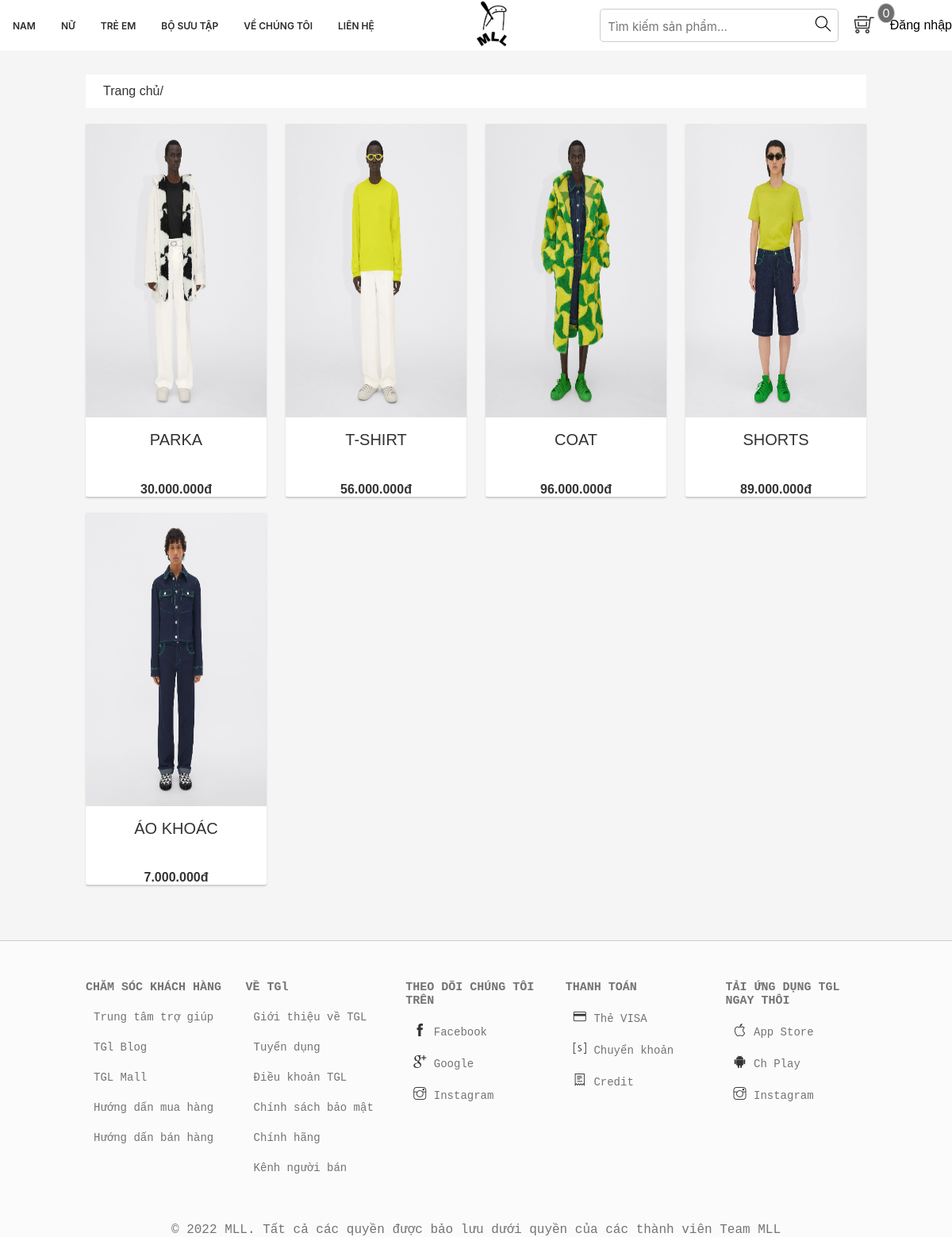
Page /listProduct.php?idBrand=30&type=0 on the earlier database version.
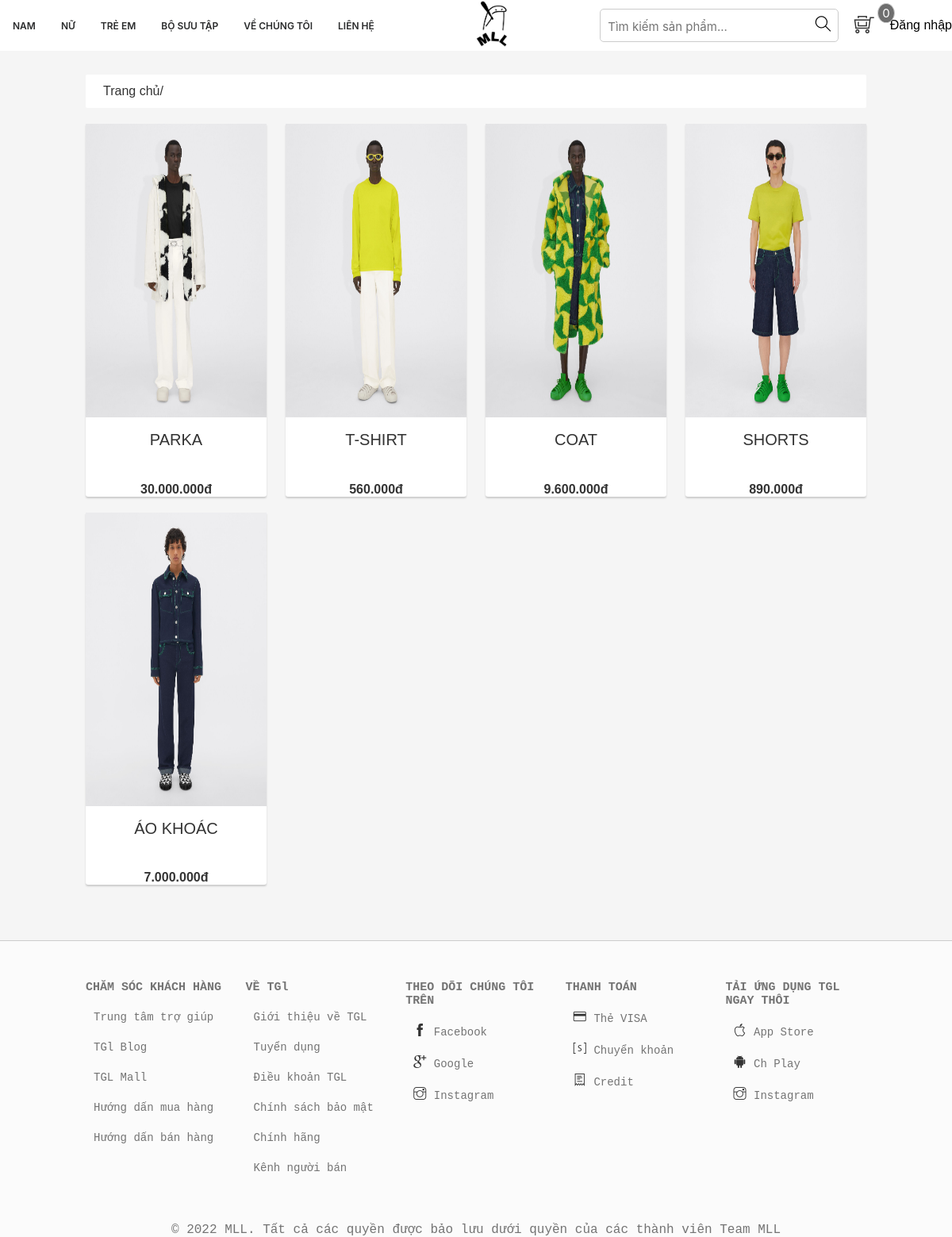
Same page on the later database version.
### tables this page shows
CREATE TABLE `tbl_product` (
  `productId` int(100) NOT NULL,
  `productName` tinytext NOT NULL,
  `catId` int(110) NOT NULL,
  `brandId` int(110) NOT NULL,
  `product_desc` text NOT NULL,
  `type` int(11) NOT NULL,
  `price` bigint(255) NOT NULL,
  `image` varchar(255) NOT NULL,
  `typeProductId` int(100) NOT NULL,
  `quantity` bigint(20) NOT NULL
);

### classses/product.php (called while the page is built, shortened)
<?php
$filepath = realpath(dirname(__FILE__));
include_once($filepath . '/../lib/database.php');
?>
<?php
class product
{
    private $db;
    public function __construct()
    {
        $this->db = new Database();
    }
    public function getproductbyBrandId($id,$type)
    {
        $sp_tungtrang = 8;
        if(!isset($_GET['trang'])){
            $trang = 1;
        }else{
            $trang = $_GET['trang'];
        }
        $product_start = ($trang-1)*$sp_tungtrang;
        $query = "SELECT pd.* , br.brandName
        FROM tbl_product AS pd INNER JOIN tbl_brand AS br ON pd.brandId=br.brandId
        WHERE pd.brandId  = '$id' AND pd.type = '$type'  LIMIT $product_start,$sp_tungtrang";
        $result = $this->db->select($query);
        return $result;
    }
}
?>

### lib/database.php (called while the page is built, shortened)
<?php
    Class Database{
        public $host   = DB_HOST;
        public $user   = DB_USER;
        public $pass   = DB_PASS;
        public $dbname = DB_NAME;
        public $link;
        private function connectDB(){
        $this->link = new mysqli($this->host, $this->user, $this->pass,
            $this->dbname);
        }
        public function select($query){
            $result = $this->link->query($query) or
            die($this->link->error.__LINE__);
            if($result->num_rows > 0){
                return $result;
            } else {
                return false;
            }
        }
}

### inc/handle.php (called while the page is built, shortened)
<?php
    include_once 'lib/database.php';
	$product = new product();
?>

### listProduct.php (the view, shortened to what this page needs)
<?php include './inc/handle.php' ?>
<!DOCTYPE html>
<html lang="en">
<head>
    <link rel="stylesheet" href="https://pro.fontawesome.com/releases/v5.10.0/css/all.css" />
    <link rel="stylesheet" type="text/css" href="assets/css/main.css">
    <link rel="stylesheet" type="text/css" href="assets/css/listProduct.css">
    <link rel="stylesheet" type="text/css" href="assets/css/grid.css">
    <link rel="stylesheet" href="assets/font/themify-icons/themify-icons.css">
</head>
<body>
    <section class="app">
        <?php include 'inc/header.php' ?>
        <?php
        if (isset($_GET['type'])) {
            $type = $_GET['type'];
        }
        if (isset($_GET['idBrand'])) {
            $getProduct = $product->getproductbyBrandId($_GET['idBrand'],$type);
        }
        ?>
        <div class="app_search">
            <div class="pc">
                <div class="grid wide" style="max-width: 1300px ;">
                    <div class="row">
                        <div class="col l-12">
                            <div class="home-filter">
                                <div class="home-filter__page">
                                    <div class="sm-gutter app__header">
                                        <span class="title-direct"><a href="index.php">Trang chủ/</a></span>
                                    </div>
                                </div>
                            </div>
                            <div class="home-suggestion">
                                <div class="row">
                                    <?php
                                    if ($getProduct) {
                                        while ($result = $getProduct->fetch_assoc()) {
                                    ?>
                                            <div class="col l-3">
                                                <a style="text-decoration: none;shape-rendering: #333;color: #333;" href="chitietsanpham.php?productId=<?php echo $result['productId'] ?>&&brandId=<?php echo $result['brandId']?>&&type=<?php echo $result['type']?>">
                                                    <div class="home-product-item">
                                                        <img src="./admin/upload/<?php echo $result['image'] ?>" alt="" class="home-product-item_img">
                                                        <span class="home-product-item_name"><?php echo $result['productName'] ?></span>
                                                        <div class="home-product-item_price">
                                                            <span class="home-product-item_price"><?php echo number_format($result['price'], 0, ',', '.') . "" . "đ"?></span>
                                                        </div>
                                                    </div>
                                                </a>
                                            </div>
                                    <?php
                                        }
                                    } else {
                                        ?>
                                        <div style="margin:20px auto;">Không có sản phẩm</div>
                                    <?php
                                    }
                                    ?>
                                </div>
                            </div>
                        </div>
                    </div>
                </div>
            </div>
        </div>
        <?php include './inc/footer.php' ?>
    </section>
</body>
</html>

Differences in the rows shown:
changed tbl_product "T-SHIRT": price "56.000.000" → "560.000"
changed tbl_product "COAT": price "96.000.000" → "9.600.000"
changed tbl_product "SHORTS": price "89.000.000" → "890.000"
